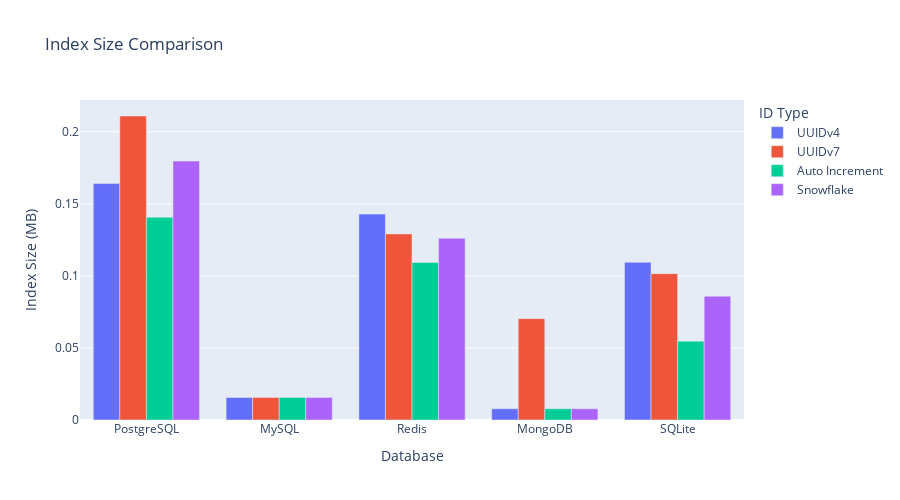

The notebook cell this image was saved under:
### Markdown cell above
**考察:**  
SelectではID長よりもデータ配置が効くため、PostgreSQLとMySQLでSnowflakeやUUIDv7の分布が狭まりP99も低くなる。一方でRedisはヒープ構造が不要なためID種別の差が最小であり、キャッシュ用途ではID設計の自由度が高いと分かる。

### Code cell
fig_index_size = px.bar(
    index_comparison_df,
    x="database",
    y="index_size_mb",
    color="id_type",
    barmode="group",
    title="Index Size Comparison",
    labels={"database": "Database", "index_size_mb": "Index Size (MB)", "id_type": "ID Type"},
    height=500,
)
fig_index_size.show()

### Figure 1 — Plotly figure (JSON) as saved in the notebook; plotly's stock layout.template omitted (floating-point values rounded to 4 significant figures)
{"data": [{"alignmentgroup": "True", "hovertemplate": "ID Type=UUIDv4<br>Database=%{x}<br>Index Size (MB)=%{y}<extra></extra>", "legendgroup": "UUIDv4", "marker": {"color": "#636efa", "pattern": {"shape": ""}}, "name": "UUIDv4", "offsetgroup": "UUIDv4", "orientation": "v", "showlegend": true, "textposition": "auto", "type": "bar", "x": ["PostgreSQL", "MySQL", "Redis", "MongoDB", "SQLite"], "xaxis": "x", "y": [0.1641, 0.01562, 0.1429, 0.007812, 0.1094], "yaxis": "y"}, {"alignmentgroup": "True", "hovertemplate": "ID Type=UUIDv7<br>Database=%{x}<br>Index Size (MB)=%{y}<extra></extra>", "legendgroup": "UUIDv7", "marker": {"color": "#EF553B", "pattern": {"shape": ""}}, "name": "UUIDv7", "offsetgroup": "UUIDv7", "orientation": "v", "showlegend": true, "textposition": "auto", "type": "bar", "x": ["PostgreSQL", "MySQL", "Redis", "MongoDB", "SQLite"], "xaxis": "x", "y": [0.2109, 0.01562, 0.1291, 0.07031, 0.1016], "yaxis": "y"}, {"alignmentgroup": "True", "hovertemplate": "ID Type=Auto Increment<br>Database=%{x}<br>Index Size (MB)=%{y}<extra></extra>", "legendgroup": "Auto Increment", "marker": {"color": "#00cc96", "pattern": {"shape": ""}}, "name": "Auto Increment", "offsetgroup": "Auto Increment", "orientation": "v", "showlegend": true, "textposition": "auto", "type": "bar", "x": ["PostgreSQL", "MySQL", "Redis", "MongoDB", "SQLite"], "xaxis": "x", "y": [0.1406, 0.01562, 0.1093, 0.007812, 0.05469], "yaxis": "y"}, {"alignmentgroup": "True", "hovertemplate": "ID Type=Snowflake<br>Database=%{x}<br>Index Size (MB)=%{y}<extra></extra>", "legendgroup": "Snowflake", "marker": {"color": "#ab63fa", "pattern": {"shape": ""}}, "name": "Snowflake", "offsetgroup": "Snowflake", "orientation": "v", "showlegend": true, "textposition": "auto", "type": "bar", "x": ["PostgreSQL", "MySQL", "Redis", "MongoDB", "SQLite"], "xaxis": "x", "y": [0.1797, 0.01562, 0.1261, 0.007812, 0.08594], "yaxis": "y"}], "layout": {"barmode": "group", "height": 500, "legend": {"title": {"text": "ID Type"}, "tracegroupgap": 0}, "title": {"text": "Index Size Comparison"}, "xaxis": {"anchor": "y", "domain": [0, 1], "title": {"text": "Database"}}, "yaxis": {"anchor": "x", "domain": [0, 1], "title": {"text": "Index Size (MB)"}}}}
